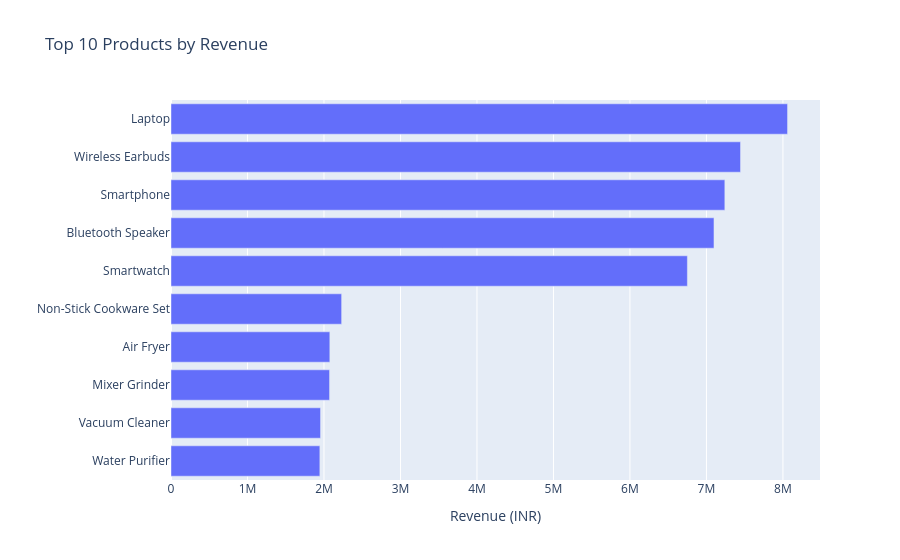

Write notebook code for a chart like this one.
### Code cell
top_products = (df_valid.groupby("product_name")["net_amount"]
                 .sum().sort_values(ascending=False).head(10).reset_index())

fig = px.bar(top_products, x="net_amount", y="product_name", orientation="h",
             title="Top 10 Products by Revenue", labels={"net_amount": "Revenue (INR)", "product_name": ""})
fig.update_layout(yaxis={"categoryorder": "total ascending"})
fig.show()

### Figure 1 — Plotly figure (JSON) as saved in the notebook; plotly's stock layout.template omitted (floating-point values rounded to 4 significant figures)
{"data": [{"hovertemplate": "Revenue (INR)=%{x}<br>=%{y}<extra></extra>", "legendgroup": "", "marker": {"color": "#636efa", "pattern": {"shape": ""}}, "name": "", "orientation": "h", "showlegend": false, "textposition": "auto", "type": "bar", "x": [8060000.0, 7446000.0, 7240000.0, 7098000.0, 6751000.0, 2231000.0, 2076000.0, 2073000.0, 1955000.0, 1946000.0], "xaxis": "x", "y": ["Laptop", "Wireless Earbuds", "Smartphone", "Bluetooth Speaker", "Smartwatch", "Non-Stick Cookware Set", "Air Fryer", "Mixer Grinder", "Vacuum Cleaner", "Water Purifier"], "yaxis": "y"}], "layout": {"barmode": "relative", "legend": {"tracegroupgap": 0}, "title": {"text": "Top 10 Products by Revenue"}, "xaxis": {"anchor": "y", "domain": [0.0, 1.0], "title": {"text": "Revenue (INR)"}}, "yaxis": {"anchor": "x", "categoryorder": "total ascending", "domain": [0.0, 1.0], "title": {"text": ""}}}}
